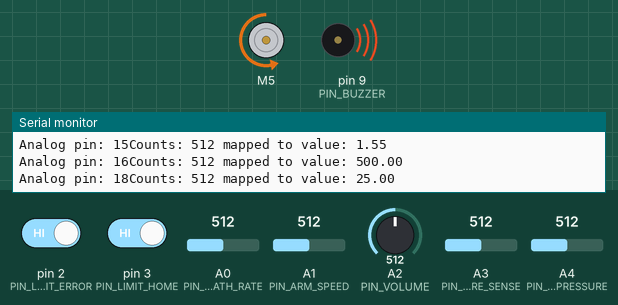
A sketch run on a simulated Arduino Uno, built with avr-gcc and run on an emulated ATmega328P. Shown: DC motor (green arrow = forward, orange = backward, longer = faster), buzzer (waves = sounding), the last lines printed to the serial monitor. The inputs (shaded band) are chosen by the test bench; at power-on: pin 2 (PIN_LIMIT_ERROR) HIGH, A0 (PIN_BREATH_RATE) = 512, A1 (PIN_ARM_SPEED) = 512, A4 (PIN_MAX_PRESSURE) = 512, pin 3 (PIN_LIMIT_HOME) HIGH, A2 (PIN_VOLUME) = 512, A3 (PIN_PRESSURE_SENSE) = 512.

Above: at 3.2 s.
3.3 s: pin 2 (PIN_LIMIT_ERROR) driven LOW
At 3.9 s:
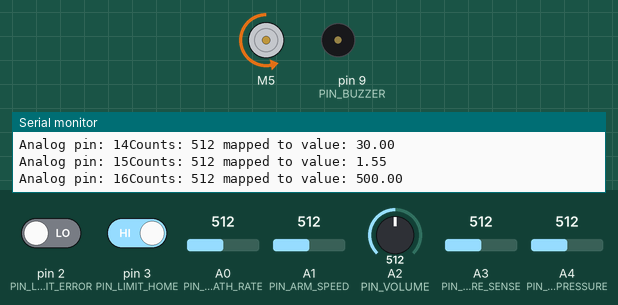
4.9 s: A0 (PIN_BREATH_RATE) set to 108
7.9 s: A0 (PIN_BREATH_RATE) set to 90
10.9 s: A1 (PIN_ARM_SPEED) set to 107
13.9 s: A1 (PIN_ARM_SPEED) set to 90
16.9 s: A4 (PIN_MAX_PRESSURE) set to 30
At 17.8 s:
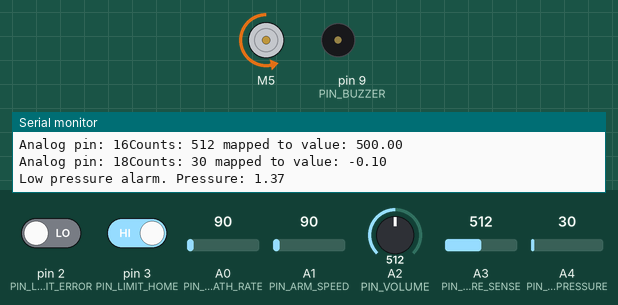
Timing chart, 0 to 19.9 s (numbered marks = the images above; inputs shaded):
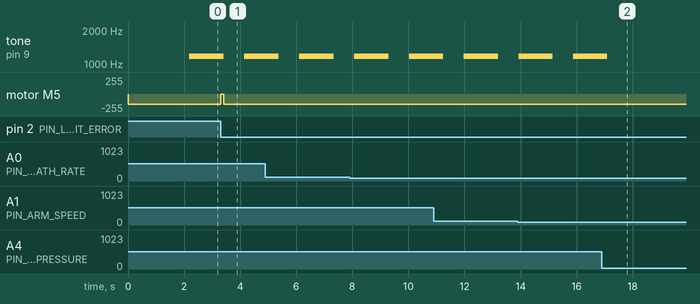

The sketch:

VentDCMotor.ino
```cpp
// (licence header left out)
#define DEBUG

// INPUTS
const int PIN_BREATH_RATE = A0;
const int PIN_ARM_SPEED = A1;
const int PIN_VOLUME = A2;
const int PIN_PRESSURE_SENSE = A3;
const int PIN_MAX_PRESSURE = A4;
const int PIN_LIMIT_ERROR  = 2;  // ISR 0
const int PIN_LIMIT_HOME = 3;  // ISR 1

// OUTPUTS
const int PIN_MOT_PWM = 5;
const int PIN_MOT_DIR = 4;
const int PIN_BUZZER = 9;

#include "vent_dc.h"
VentMotor motor(PWM_DIR, PIN_MOT_PWM, PIN_MOT_DIR);

#include "alarm.h"
BuzzerAlarm alarm(PIN_BUZZER);

// leave some slop around the top and bottom of the ADC (10-bit, 0-1023)
const int ANALOG_MIN = 32;
const int ANALOG_MAX = 992;

// define status codes
enum ERROR_CODE {
  NO_ERROR = 0,
  NO_HOME = 1,
  TIMEOUT_ERROR = 2,
  LIMIT_ERROR = 4,
  UNDEFINED_ERROR = 8
};

//**** global variables ****//

// startup without home position information
volatile ERROR_CODE error_code = NO_HOME;

float breath_rate = 40; //< Breaths per minute [units = 1/min (2 - 40)]
float breath_volume = 200; //< Breath volume [units = mL (200 - 800)}
float inhalation_period = 1.0; //< time to inhale [units = seconds]
float min_pressure = 20; //< max pressure [units = cm h2o]
float max_pressure = 40; //< max pressure [units = cm h2o]

//**************************//

// ISR functions
// the home limit switch has been pressed
// stop the motor
void onLimitSwitchHomePressed() {
  int pin_state = digitalRead(PIN_LIMIT_HOME);
  // the home switch is pulled to ground when pressed
  pin_state == LOW ? motor.setAtHome(true) : motor.setAtHome(false);
}

// Limit switch forward hit, stop the motor
void onLimitSwitchErrorPressed() {
  int pin_state = digitalRead(PIN_LIMIT_ERROR);
  // the limit switch is pulled to ground when pressed
  pin_state == LOW ? motor.setAtLimit(true) : motor.setAtLimit(false);
  error_code = LIMIT_ERROR;
  alarm.setActive(true);
}

template <typename T>
T mapFancy(T x, T in_min, T in_max, T out_min, T out_max) {
  if (in_max == in_min) {
    return x;
  }
  else {
    return (x - in_min) * (out_max - out_min) / (in_max - in_min) + out_min;
  }
}

void setup() {
#ifdef DEBUG
  // open serial port for debugging
  Serial.begin(9600);
#endif

  // Configure Inputs
  pinMode(PIN_LIMIT_ERROR, INPUT_PULLUP);
  pinMode(PIN_LIMIT_HOME, INPUT_PULLUP);
  attachInterrupt(digitalPinToInterrupt(PIN_LIMIT_ERROR), onLimitSwitchErrorPressed, CHANGE);
  attachInterrupt(digitalPinToInterrupt(PIN_LIMIT_HOME), onLimitSwitchHomePressed, CHANGE);

  // move the motor home with 2 second timeout
  motor.goToHome(2000);

}

void loop() {
  uint32_t now = millis();
  checkPressure();
  readPotentiometer(breath_rate, PIN_BREATH_RATE, 20.0, 40.0);
  readPotentiometer(inhalation_period, PIN_ARM_SPEED, 0.1, 3.0);
  readPotentiometer(breath_volume, PIN_VOLUME, 200.0, 800.0);
  readPotentiometer(max_pressure, PIN_MAX_PRESSURE, 0.0, 50.0);
  motor.update(now);
  alarm.update(now);
}

void checkPressure() {
  const float V_SUPPLY = 5.0;
  const float P_MAX = -1.0;
  const float P_MIN = 1.0;
  const float P_RANGE = 1.0;

  // read current pressure value
  float counts = analogRead(PIN_PRESSURE_SENSE);
  float voltage = counts / 1024.0;
  float p = (voltage - 0.1 * V_SUPPLY * (P_MAX - P_MIN)) / (0.8 * V_SUPPLY) + P_MIN;
  // sound alarm if underpressure
  if (p < min_pressure) {
    alarm.setActive(true);
#ifdef DEBUG
    Serial.print("Low pressure alarm. Pressure: ");
    Serial.println(p);
#endif
  }
  // sound alarm and stop motor if overpressure
  if (p > max_pressure) {
    alarm.setActive(true);
    motor.goToHome(2000);
    motor.setRunning(false);
#ifdef DEBUG
    Serial.print("High pressure alarm. Pressure: ");
    Serial.println(p);
#endif
  }
}

// read the analog input on pin, map and constrain it to the range, and store the result in value
void readPotentiometer(float &value, const int pin, const float range_low, const float range_high) {
  int counts = analogRead(pin);
  constrain(counts, ANALOG_MIN, ANALOG_MAX);
  value = mapFancy(static_cast<float>(counts), static_cast<float>(ANALOG_MIN), static_cast<float>(ANALOG_MAX), range_low, range_high);
#ifdef DEBUG
  Serial.print("Analog pin: ");
  Serial.print(pin);
  Serial.print("Counts: ");
  Serial.print(counts);
  Serial.print(" mapped to value: ");
  Serial.println(value);
#endif
}
```

alarm.h
```cpp
#ifndef ALARM_H
#define ALARM_H

#include <Servo.h>
/*!
 * warning: the tone() function interferes with PWM on pins 3 and 11
*/
class BuzzerAlarm {
public:
  BuzzerAlarm(const uint8_t pin, const int freq = 1175, const int t_on = 1000, const int t_off = 500) :
  M_PIN(pin), m_frequency(freq), m_t_on(t_on), m_t_off(t_off) {}

  void setup() {
    pinMode(M_PIN, OUTPUT);
  }

  void update(uint32_t now) {
    if(m_is_active) {
      // alarm is on
      if(m_is_noisy) {
        // buzzer making noise
        if( (now - m_last_update) >= m_t_on) {
          // time to stop noise
          noTone(M_PIN);
          m_is_noisy = false;
          m_last_update = now;
        }
        else {
          // keep making noise
        }
      }
      else {
        // busser is not making noise
        if( (now - m_last_update) >= m_t_off) {
          // time to start noise
          tone(M_PIN, m_frequency);
          m_is_noisy = true;
          m_last_update = now;
        }
        else {
          // stay silent for now
        }
      }
    }
    else {
      // alarm is not active
      if(m_is_noisy) {
        // buzzer making noise, stop noise
          noTone(M_PIN);
          m_is_noisy = false;
      }
      else {
        // no changes
      }
    }
  }

  // set the note to make noise at
  void setFrequency(int frequency) {
    m_frequency = frequency;
  }

  // turn the alarm on or off
  void setActive(bool is_active) {
    m_is_active = is_active;
  };

private:
  const int M_PIN; //< the pin the buzzer is attached to
  uint32_t m_last_update = 0; //< the time in ms of last change
  uint32_t m_t_on; //< time in ms to make noise
  uint32_t m_t_off; //< time in ms to shut up
  int m_frequency; //< the frequency of the tone to generate
  bool m_is_active = false; //< flag to track if alarm is sounding
  bool m_is_noisy = false; //< flag to track if currently making noise
};

#endif // ALARM_H
```

vent_dc.h
```cpp
#ifndef VENT_DC_H
#define VENT_DC_H

#include "CytronMotorDriver.h"

/*!
*/
class VentMotor : public CytronMD {
  public:
    VentMotor(uint8_t mode, uint8_t pin1, uint8_t pin2) : CytronMD(mode, pin1, pin2) {}


    void update(const uint32_t &now) {
      if (m_running) {
        if (m_inhaling) {
          if ((now - m_last_update) >= m_t_inhale) {
            // inhale done, start exhale
            setSpeed(current_speed);
          }
        }
        else {
          if ((now - m_last_update) >= m_t_exhale) {
            // exhale done, start inhale
            setSpeed(-current_speed);
          }
        }
      }
      else {
        // do nothing if the motor has been stopped
      }
    }

    void setAtHome(const bool is_at_home) {
      m_at_home = is_at_home;
      if(m_at_home) {
        setSpeed(0);
      }
    }

    void setAtLimit(const bool is_at_limit) {
      m_at_limit = is_at_limit;
      if(m_at_limit) {
        setSpeed(0);
      }
    }

    // rotates motor ccw (negative speed) until limit switch is pressed or timeout
    // this function blocks until it is complete
    // returns true on success, false if timeout
    bool goToHome(const uint32_t timeout) {
      uint32_t start_time = millis();
      setSpeed(-current_speed);
      while ( (millis() - start_time) < timeout) {
        if (m_at_home) {
          return true;
        }
      }
      return false;
    }

    // rotates motor cw (positive speed) until limit switch is pressed or timeout
    // this function blocks until it is complete
    // returns true on success, false if timeout
    uint8_t goToLimit(const uint32_t timeout) {
      uint32_t now = millis();
      setSpeed(current_speed);
      while ( (millis() - now) < timeout) {
        if (m_at_home) {
          return true;
        }
      }
      return false;
    }

    void setRunning(const bool is_running) {
      m_running = is_running;
    }

  private:
    bool m_running = true;
    uint32_t m_last_update = 0; //< the time in ms of last change
    volatile bool m_at_home = false;
    volatile bool m_at_limit = false;
    bool m_inhaling = false;
    uint32_t m_t_inhale = 1000; // 1 s
    uint32_t m_t_exhale = 1000; // 1 s

    //*** Analog Thresholds Speed ***
    float arm_speed_low = 33;  //Units in ms
    float arm_speed_high = 500; //Units in ms
    float current_speed = 150;
    float arm_speed_slope = .2; // In units of ms / bit
    float arm_speed_offset = 35.0; // Units of ms

};

#endif // VENT_DC_H
```

Measured:
- after the input at 3.3 s, motor M5: backward 150/255 → stopped at once, → backward 150/255 0.11 s later
- after the input at 16.9 s, tone on pin 9 (PIN_BUZZER): goes on until 17.1 s, then stays silent
